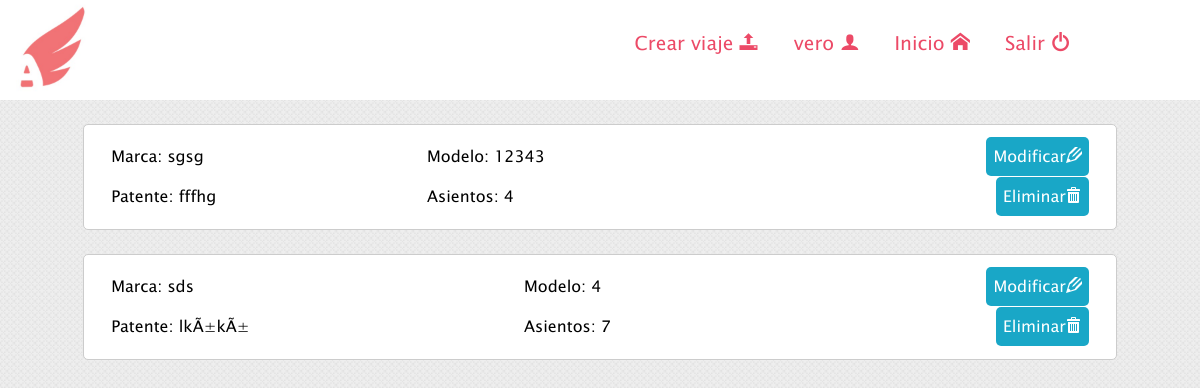
Page /mis_vehiculos.php (signed in) on the committed database.
### tables this page shows
CREATE TABLE `vehiculo` (
  `id` int(11) NOT NULL,
  `usuario_id` int(11) NOT NULL,
  `marca` varchar(100) NOT NULL,
  `patente` varchar(100) NOT NULL,
  `modelo` varchar(100) NOT NULL,
  `asientos` int(11) NOT NULL,
  `activo` tinyint(4) NOT NULL
);

### clases.php (called while the page is built, shortened)
<?php
class validar{
	function id(){
		if (isset($_SESSION['id'])) {
			return ($_SESSION['id']);
		}
		else "";
	}
}
?>

### mis_vehiculos.php (the view, shortened to what this page needs)
<?php
include('header.php');
$id= $verificar->id();
$sql="SELECT * FROM vehiculo WHERE usuario_id=$id and activo=1";
$resul= mysqli_query($link,$sql);
?>
<section>
<?php
	while ($fila = mysqli_fetch_array($resul)) { ?>
	<article class="mis_vehiculos">
		<table class="tabla" >
		  <tr>
		    <td  class="td-p">
		    	<p class="p-perfil p-left ">Marca: <?php echo($fila['marca']);?>
		    	</p>
		    </td>
		    <td class="td-p">
		    	<p class="p-perfil p-left ">Modelo: <?php echo($fila['modelo']);?>
		    	</p>
		    </td>
		    <td class="td-a">
		    	<a class="a-link2 a-rig fondo-blue" href="modificar_vehiculo.php?id_vehiculo=<?php echo $fila['id']; ?>">Modificar<span class="icon-pencil2"></span>
		    	</a>
		    </td>
		  </tr>
		  <tr>
		    <td class="td-p">
		    	<p class="p-perfil p-left ">Patente: <?php echo($fila['patente']);?>
		    	</p>
		    </td>
		    <td class="td-p">
		    	<p class="p-perfil p-left ">Asientos: <?php echo($fila['asientos']);?>
		    	</p>
		    </td>
		    <td class="td-a">
		    	<a class="a-link2 a-rig fondo-blue " onclick="return confirm('¿Usted esta seguro de proceder con la eliminación?')"  id ="" href="eliminar_vehiculo.php?vehiculo= <?php echo $fila['id']; ?>">Eliminar<span class="icon-bin"></span>
		    	</a>
		    </td>
		  </tr>
		</table>
	</article>
	<?php } ?></section>

### css/header.css (style rules this page uses)
* { margin: 0 ; padding: 0; }
html { position: relative; min-height: 100%; font-family: lucina; }
body { margin: 0 0 65px; background-image: url(../fondos/f4.png); background-size: 70px 70px; opacity: 50; }
a { text-decoration: none; }
.fondo-blue { background-color: #19A7C7; }

### css/mi_perfil.css (style rules this page uses)
section { width: 100%; }
.p-perfil { line-height: 2.5em; }

### css/crear_viaje.css (style rules this page uses)
.td-a { float: right; }

### css/mis_vehiculos.css (style rules this page uses)
.mis_vehiculos { margin: 0 auto; width: 84%; border: 1px solid #ccc; padding: 1%; margin-top: 2%; border-radius: 5px; background-color: #fff; }
.tabla { margin:0 auto; width: 97%; border-collapse: collapse; }
.a-link2 { padding: 7px; color: #fff; border-radius: 5px; box-sizing: border-box; }
.a-rig { float: right; }

### rows in the picture
vehiculo: marca "sgsg", modelo "12343", patente "fffhg", asientos "4"
vehiculo: marca "sds", modelo "4", patente "lkÃ±kÃ±", asientos "7"

### other values in the picture
$verificar->nombre() "vero"
